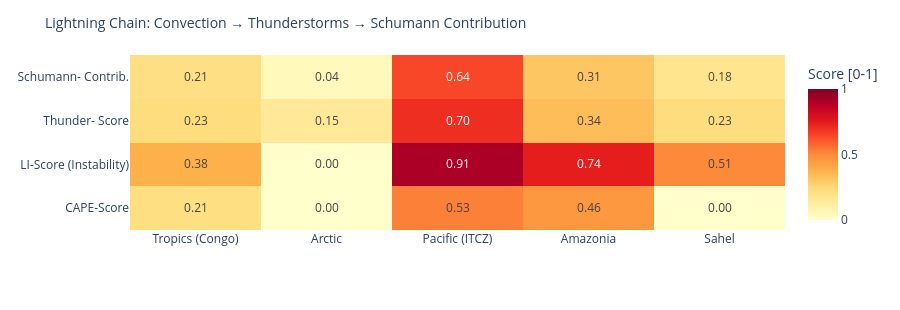

The notebook cell this image was saved under:
### Code cell
# ============================================================
# LIGHTNING CHAIN: Convection → Thunderstorms → Schumann
# Shows the causal chain per measurement point as heatmap
# ============================================================

def cape_score(v):
    """CAPE → normalized score [0,1]"""
    if v is None or pd.isna(v): return 0.0
    return min(1.0, float(v) / 3000)

def li_score(v):
    """Lifted Index: negative = unstable → score [0,1]"""
    if v is None or pd.isna(v): return 0.3
    return min(1.0, max(0.0, (-float(v) + 6) / 12))

def cloud_score(v):
    if v is None or pd.isna(v): return 0.3
    return float(v) / 100

def thunder_score(row):
    """Kombinierter Gewitterwahrscheinlichkeits-Score
    CAPE + LI + Bedeckung + WMO-Gewitter + konvektiver Niederschlag (showers)
    Hinweis: X-Ray und Kp sind kein Bestandteil – nur geomagn./solarer Kontext.
    """
    cs = cape_score(row.get('cape'))
    ls = li_score(row.get('li'))
    cl = cloud_score(row.get('cloud'))
    t  = 1.0 if row.get('thunderstorm') else 0.0
    # Convective precipitation (showers) as additional indicator
    sh = min(1.0, (row.get('showers') or 0) / 5.0)
    return round(cs * 0.30 + ls * 0.25 + cl * 0.15 + t * 0.20 + sh * 0.10, 3)

def schumann_contribution(t_score, lat):
    """Schumann contribution: higher in tropics (±30°), scaled by thunderstorm score"""
    lat_weight = max(0.3, 1.0 - abs(lat) / 60)
    return round(t_score * lat_weight, 3)

df_atm['cape_score']   = df_atm.apply(lambda r: cape_score(r['cape']), axis=1)
df_atm['li_score']     = df_atm.apply(lambda r: li_score(r['li']),    axis=1)
df_atm['thunder_score']= df_atm.apply(lambda r: thunder_score(r.to_dict()), axis=1)
df_atm['schumann_contribution'] = df_atm.apply(
    lambda r: schumann_contribution(r['thunder_score'], r['lat']), axis=1)

metrics = ['cape_score', 'li_score', 'thunder_score', 'schumann_contribution']
labels  = ['CAPE-Score', 'LI-Score\n(Instability)', 'Thunder-\nScore', 'Schumann-\nContrib.']
z_data  = [df_atm[m].tolist() for m in metrics]

fig = go.Figure(go.Heatmap(
    z=z_data,
    x=df_atm['point'].tolist(),
    y=labels,
    colorscale='YlOrRd',
    zmin=0, zmax=1,
    text=[[f'{v:.2f}' for v in row] for row in z_data],
    texttemplate='%{text}', textfont=dict(size=12),
    colorbar=dict(title='Score [0-1]')
))
fig.update_layout(
    title=dict(text='Lightning Chain: Convection → Thunderstorms → Schumann Contribution', font=dict(size=14)),
    height=310,
    plot_bgcolor='rgba(0,0,0,0)', paper_bgcolor='rgba(0,0,0,0)',
    margin=dict(l=130, r=80, t=55, b=80)
)
fig.show()

### Figure 1 — Plotly figure (JSON) as saved in the notebook; plotly's stock layout.template omitted (floating-point values rounded to 4 significant figures)
{"data": [{"colorbar": {"title": {"text": "Score [0-1]"}}, "colorscale": [[0.0, "rgb(255,255,204)"], [0.125, "rgb(255,237,160)"], [0.25, "rgb(254,217,118)"], [0.375, "rgb(254,178,76)"], [0.5, "rgb(253,141,60)"], [0.625, "rgb(252,78,42)"], [0.75, "rgb(227,26,28)"], [0.875, "rgb(189,0,38)"], [1.0, "rgb(128,0,38)"]], "text": [["0.21", "0.00", "0.53", "0.46", "0.00"], ["0.38", "0.00", "0.91", "0.74", "0.51"], ["0.23", "0.15", "0.70", "0.34", "0.23"], ["0.21", "0.04", "0.64", "0.31", "0.18"]], "textfont": {"size": 12}, "texttemplate": "%{text}", "type": "heatmap", "x": ["Tropics (Congo)", "Arctic", "Pacific (ITCZ)", "Amazonia", "Sahel"], "y": ["CAPE-Score", "LI-Score\n(Instability)", "Thunder-\nScore", "Schumann-\nContrib."], "z": [[0.2133, 0.0, 0.5267, 0.4633, 0.003333], [0.3833, 0.0, 0.9083, 0.7417, 0.5083], [0.226, 0.15, 0.702, 0.339, 0.227], [0.211, 0.045, 0.643, 0.311, 0.178]], "zmax": 1, "zmin": 0}], "layout": {"height": 310, "margin": {"b": 80, "l": 130, "r": 80, "t": 55}, "paper_bgcolor": "rgba(0,0,0,0)", "plot_bgcolor": "rgba(0,0,0,0)", "title": {"font": {"size": 14}, "text": "Lightning Chain: Convection → Thunderstorms → Schumann Contribution"}}}
